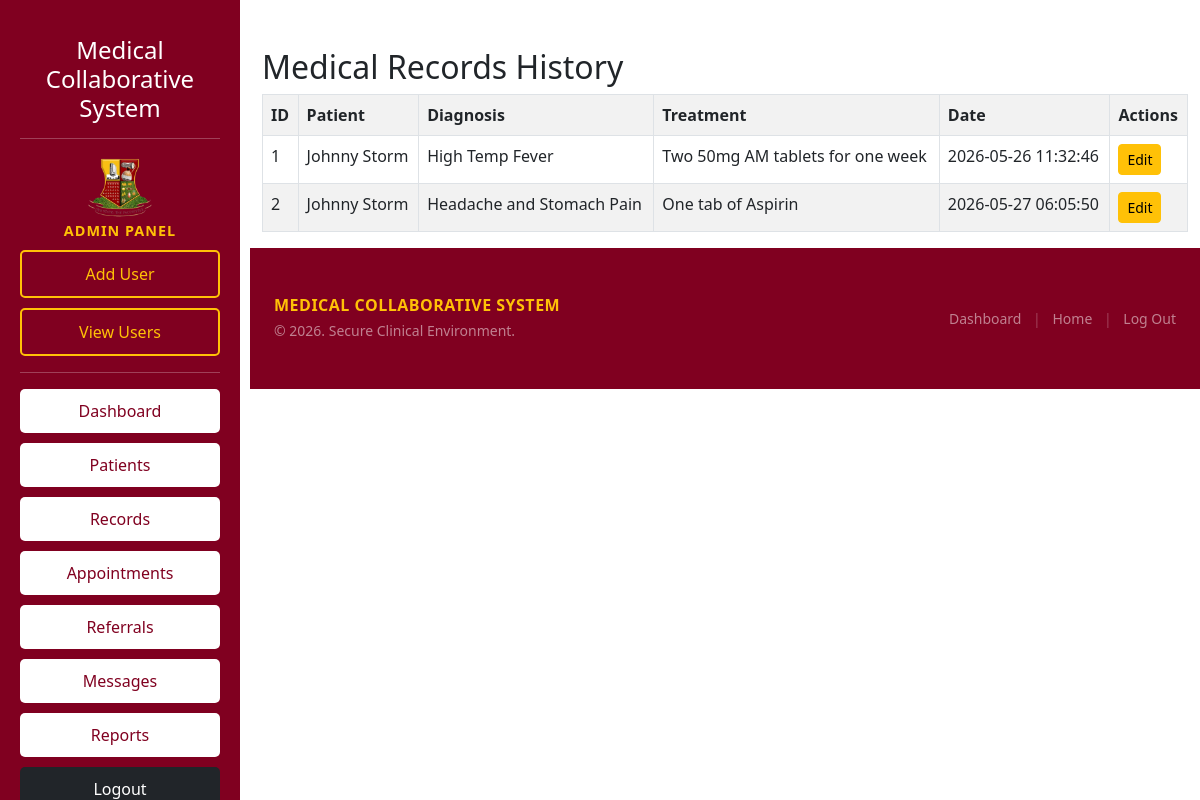
The page /medical_records/view_records.php (signed in) on the database its author committed.
### tables this page shows
CREATE TABLE `medical_records` (
  `record_id` int(11) NOT NULL,
  `patient_id` int(11) DEFAULT NULL,
  `diagnosis` text DEFAULT NULL,
  `treatment` text DEFAULT NULL,
  `date_created` timestamp NOT NULL DEFAULT current_timestamp()
);

CREATE TABLE `patients` (
  `patient_id` int(11) NOT NULL,
  `full_name` varchar(100) DEFAULT NULL,
  `gender` varchar(20) DEFAULT NULL,
  `phone` varchar(20) DEFAULT NULL,
  `address` text DEFAULT NULL
);

### medical_records/view_records.php (the view, shortened to what this page needs)
<?php
require_once("../db_connect.php");
$query="SELECT
            medical_records.*,
            patients.full_name
        FROM medical_records
        JOIN patients
        ON medical_records.patient_id = patients.patient_id";
$result = mysqli_query($conn, $query);
?>
<!DOCTYPE html>
<html>
<head>
    <link href="https://cdn.jsdelivr.net/npm/bootstrap@5.3.0/dist/css/bootstrap.min.css" rel="stylesheet">
</head>
<body>
<?php include("../includes/sidebar.php"); ?>
<div style="margin-left:250px;">
    <div class="container mt-5">
        <h2>Medical Records History</h2>
        <table class="table table-striped table-hover table-bordered">
            <tr>
                <th>ID</th>
                <th>Patient</th>
                <th>Diagnosis</th>
                <th>Treatment</th>
                <th>Date</th>
                <th>Actions</th>
            </tr>
            <?php while($row = mysqli_fetch_assoc($result)) { ?>
            <tr>
                <td><?php echo $row['record_id']; ?></td>
                <td><?php echo $row['full_name']; ?></td>
                <td><?php echo $row['diagnosis']; ?></td>
                <td><?php echo $row['treatment']; ?></td>
                <td><?php echo $row['date_created']; ?></td>
                <td>
                    <a href="edit_record.php?id=<?php echo $row['record_id']; ?>" class="btn btn-warning btn-sm">
                        Edit
                    </a>
                </td>
            </tr>
            <?php } ?>
        </table>
    </div>
</div>
<footer>
<?php include("../includes/footer.php"); ?>
</footer>
</body>
</html>

### rows shown on the page
medical_records: record_id "1", patient.full_name "Johnny Storm", diagnosis "High Temp Fever", treatment "Two 50mg AM tablets for one week", date_created "2026-05-26 11:32:46"
medical_records: record_id "2", patient.full_name "Johnny Storm", diagnosis "Headache and Stomach Pain", treatment "One tab of Aspirin", date_created "2026-05-27 06:05:50"
